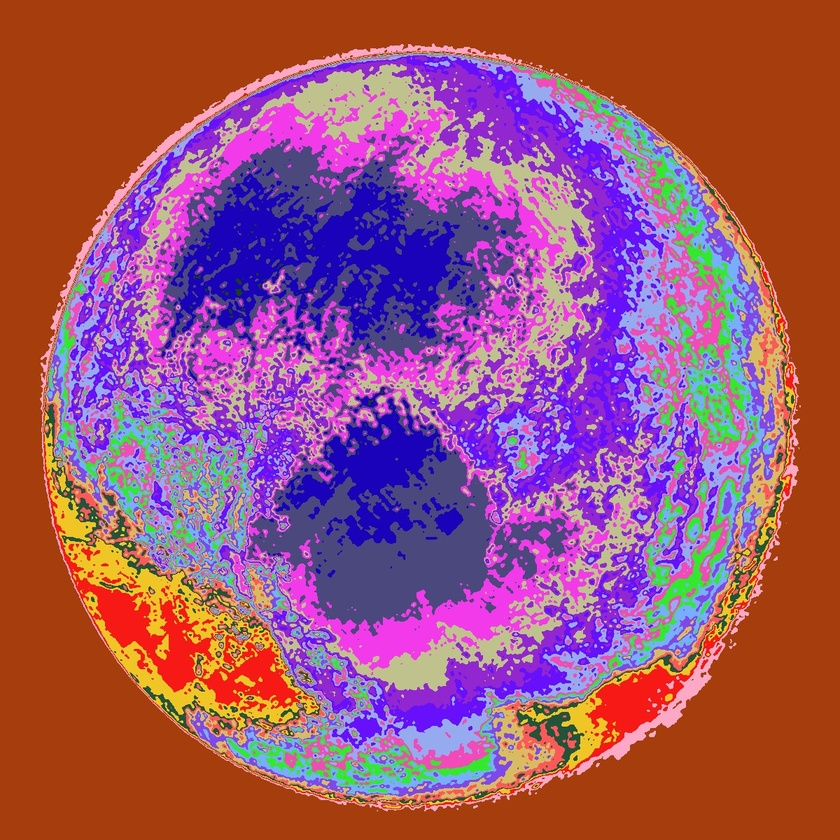
#> input picture pluto_20_sliced_image_0505-004159.jpg, 840 x 840 px, shrunk from 1200 x 1200 before the run
$ python dip_hw5_color.py --image pluto_20_sliced_image_0505-004159.jpg
#> lines starting #> are read from the running program, lines starting #| are printed output that depends on the picture
### Coloring/Coloring.py
import numpy as np
import cv2
import math
import random

class Coloring:

    def intensity_slicing(self, image, n_slices):  # done
        # Convert greyscale image to color image using color slicing technique.
        # takes as input:
        # image: the greyscale input image
        # n_slices: number of slices

        # Steps:
        # 1. Split the exising dynamic range (0, k-1) using n slices (creates n+1 intervals)
        # 2. Randomly assign a color to each interval
        # 3. Create and output color image
        # 4. Iterate through the image and assign colors to the color image based on which interval
        #    the intensity belongs to
        # 5. returns colored image
        ###############################################################################################################
        # #### setup
        greyscale_intensity = 255
        R, C = image.shape
        #final = np.zeros((R,C))
        Colored_image = [[[0, 0, 0] for m in range(C)] for n in range(R)]
        #print(image[218][1])
        #print(Colored_image[218][1])
        colors = dict()
        # #### 1 and 2 ################################################################################################
        for i in range(0,n_slices+1):
            red = random.randrange(256)
            green = random.randrange(256)
            blue = random.randrange(256)
            sectmin = int((greyscale_intensity * (0 + i))/(n_slices+1))
            sectmax = int((greyscale_intensity * (1 + i))/(n_slices+1))
            colors.setdefault(i, []).append((red, green, blue, sectmin, sectmax))
        # #### 3 and 4 ################################################################################################
        for x in range(R):
            for y in range(C):
                for i in range(0, n_slices+1):
                    key = colors.get(i)
                    #print(key)
                    if image[x][y] >= key[0][3] and image[x][y] < key[0][4]:
                        # Colored_image[x][y] = [key[0][0], key[0][1], key[0][2]]
                        # print(x,y,R,C)
                        Colored_image[x][y] = [key[0][0],key[0][1],key[0][2]]
        # #### 5 ######################################################################################################
        Colored_image = np.array(Colored_image)
        # final = Colored_image.copy()
        return Colored_image #final

    # [40 lines left out: function color_transformation, not called in this run]

### dip_hw5_color.py
"""dip_hw5_color.py: Starter file to run howework 5"""

#Example Usage: ./dip_hw5_color -i image -n n_slices _c colors
#Example Usage: python dip_hw5_color.py -i image -n n_slices _c colors


import cv2
import sys
from Coloring.Coloring import Coloring
from datetime import datetime
import numpy as np


def display_image(window_name, image):
    """A function to display image"""
    cv2.namedWindow(window_name)
    cv2.imshow(window_name, image)
    cv2.waitKey(0)


def main():
    """ The main funtion that parses input arguments, calls the approrpiate
      method and writes the output image"""

    #Parse input arguments
    from argparse import ArgumentParser

    parser = ArgumentParser()

    parser.add_argument("-i", "--image", dest="image",
                        help="specify the name of the image", metavar="IMAGE")
    parser.add_argument("-n", "--n_slices", dest="n_slices",
                        help="specify the number of slices to use", metavar="SLICES")
    parser.add_argument("-t1", "--theta1", dest="theta1",
                        help="specify theta1", metavar="THETA1", type=int)
    parser.add_argument("-t2", "--theta2", dest="theta2",
                        help="specify theta2", metavar="THETA2", type=int)
    parser.add_argument("-t3", "--theta3", dest="theta3",
                        help="specify theta3", metavar="THETA3", type=int)
    args = parser.parse_args()

    #Load image
    if args.image is None:
        print("Please specify the name of image")
        print("use the -h option to see usage information")
        sys.exit(2)
    else:
        image_name = args.image.split(".")[0]
        input_image = cv2.imread(args.image, 0)
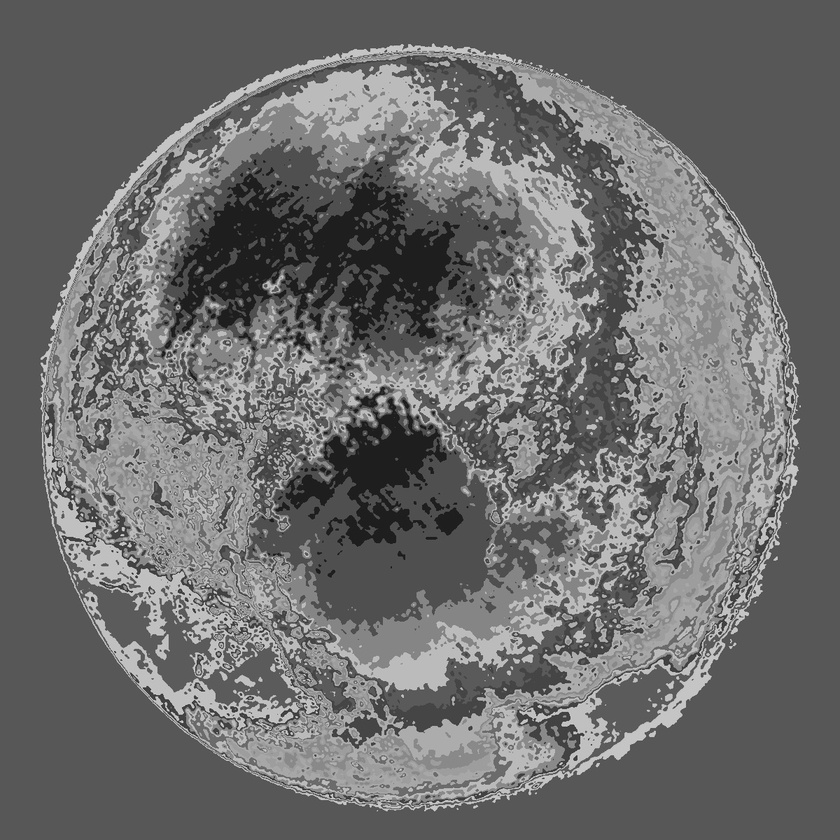
#> input_image: shape (840, 840); min 16, max 228, mean 109.2


    if args.n_slices is None:
        print("Number of slicing planes not specified using default (3)")
        print("use the -h option to see usage information")
        n_slices = '3'
    else:
        n_slices = int(args.n_slices)

    if  args.theta1 is None or args.theta2 is None or args.theta3 is None:
        theta = (10, 50, 170)
        print("All there phase value have to be specified, not specified using default - ", theta)
        print("use the -h option to see usage information")
    else:
        theta = (args.theta1, args.theta2, args.theta3)


    input_image = cv2.GaussianBlur(input_image,(3,3),cv2.BORDER_DEFAULT)

    Color_obj = Coloring()
    color_slicing_output = Color_obj.intensity_slicing(input_image, n_slices)


    color_transforming_output=Color_obj.color_transformation(input_image, n_slices, theta)

    #Write output file
    output_dir = 'output/'

    output_image_name = output_dir+image_name+"_"+str(n_slices)+"_sliced_image_"+datetime.now().strftime("%m%d-%H%M%S")+".jpg"
    cv2.imwrite(output_image_name, color_slicing_output)
    output_image_name_t = output_dir + image_name + "_" +"_color_transformed_image_" + datetime.now().strftime("%m%d-%H%M%S") + ".jpg"
    cv2.imwrite(output_image_name_t, color_transforming_output)


if __name__ == "__main__":
#> (the run stopped early here; a loop or call above may not have finished)
